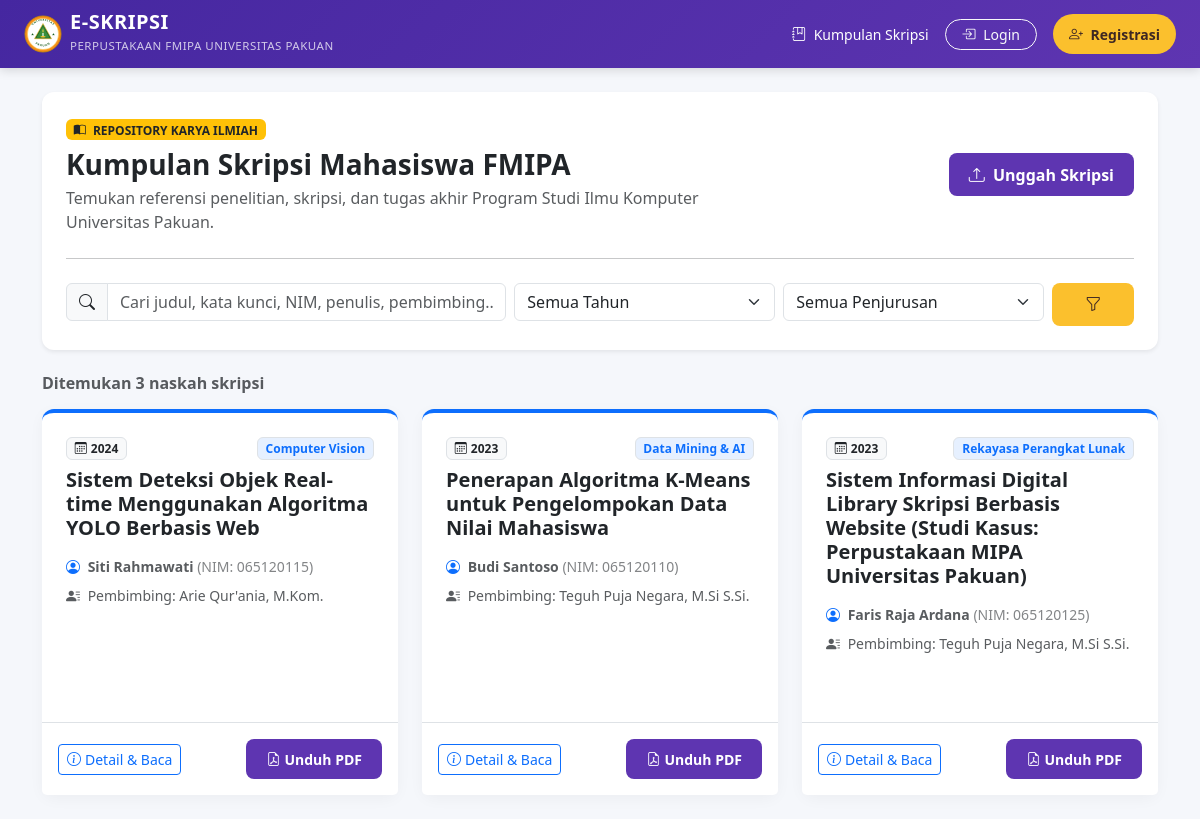
Page /index.php?page=kumpulan_skripsi on the committed database.
### tables this page shows
CREATE TABLE IF NOT EXISTS `skripsi` (
  `id` INT(11) NOT NULL AUTO_INCREMENT,
  `nim` VARCHAR(20) NOT NULL,
  `judul` VARCHAR(255) NOT NULL,
  `tahun` INT(11) NOT NULL,
  `dokumen` VARCHAR(255) NOT NULL,
  `format` VARCHAR(50) NOT NULL DEFAULT 'PDF Format',
  `penjurusan` VARCHAR(100) NOT NULL,
  `dosbing` VARCHAR(100) NOT NULL,
  `dosbing2` VARCHAR(100) NOT NULL,
  `id_mahasiswa` INT(11) NOT NULL,
  `id_prodi` INT(11) NOT NULL DEFAULT 1,
  `nilai` INT(11) NOT NULL DEFAULT 0,  
  `catatan_review` TEXT DEFAULT NULL,
  `created_at` TIMESTAMP NULL DEFAULT CURRENT_TIMESTAMP,
  PRIMARY KEY (`id`),
  KEY `fk_skripsi_mahasiswa` (`id_mahasiswa`)
);

CREATE TABLE IF NOT EXISTS `mahasiswa` (
  `id` INT(11) NOT NULL AUTO_INCREMENT,
  `nim` VARCHAR(20) NOT NULL UNIQUE,
  `nama` VARCHAR(255) NOT NULL,
  `jenis_kelamin` VARCHAR(30) NOT NULL,
  `tgl_lahir` DATE NOT NULL,
  `alamat` TEXT NOT NULL,
  `agama` VARCHAR(50) NOT NULL,
  `username` VARCHAR(100) NOT NULL UNIQUE,
  `password` VARCHAR(255) NOT NULL,
  `foto` VARCHAR(255) NOT NULL DEFAULT 'default.png',
  `akses` VARCHAR(100) NOT NULL DEFAULT 'mahasiswa',
  `id_prodi` INT(11) NOT NULL DEFAULT 1,
  `created_at` TIMESTAMP NULL DEFAULT CURRENT_TIMESTAMP,
  PRIMARY KEY (`id`)
);

### app/Controllers/LibraryController.php (called while the page is built, shortened)
<?php
require_once dirname(__DIR__, 2) . '/config/database.php';
require_once dirname(__DIR__) . '/Models/Skripsi.php';
class LibraryController {
    public function index() {
        $skripsiModel = new Skripsi();
        $q = trim($_GET['q'] ?? '');
        $tahun = !empty($_GET['tahun']) ? (int)$_GET['tahun'] : null;
        $penjurusan = !empty($_GET['penjurusan']) ? trim($_GET['penjurusan']) : null;
        $skripsiList = $skripsiModel->search($q, $tahun, $penjurusan);
        require_once dirname(__DIR__, 2) . '/views/library/index.php';
    }
}

### config/database.php (called while the page is built, shortened)
<?php
function getDB(): ?PDO {
    try {
        $dsn = "mysql:host=" . DB_HOST . ";port=" . DB_PORT . ";dbname=" . DB_NAME . ";charset=utf8mb4";
        $pdo = new PDO($dsn, DB_USER, DB_PASS, [
            PDO::ATTR_ERRMODE            => PDO::ERRMODE_EXCEPTION,
            PDO::ATTR_DEFAULT_FETCH_MODE => PDO::FETCH_ASSOC,
            PDO::ATTR_EMULATE_PREPARES   => false,
        ]);
        return $pdo;
    } catch (PDOException $e) {
        try {
            $rootDsn = "mysql:host=" . DB_HOST . ";port=" . DB_PORT . ";charset=utf8mb4";
            $rootPdo = new PDO($rootDsn, DB_USER, DB_PASS, [
                PDO::ATTR_ERRMODE => PDO::ERRMODE_EXCEPTION
            ]);
            $rootPdo->exec("CREATE DATABASE IF NOT EXISTS `" . DB_NAME . "` DEFAULT CHARACTER SET utf8mb4 COLLATE utf8mb4_unicode_ci;");
            $sqlFile = dirname(__DIR__) . '/database.sql';
            if (file_exists($sqlFile)) {
                $sqlContent = file_get_contents($sqlFile);
                $rootPdo->exec($sqlContent);
            }
            $pdo = new PDO($dsn, DB_USER, DB_PASS, [
                PDO::ATTR_ERRMODE            => PDO::ERRMODE_EXCEPTION,
                PDO::ATTR_DEFAULT_FETCH_MODE => PDO::FETCH_ASSOC,
            ]);
            return $pdo;
        } catch (PDOException $ex) {
            renderDbErrorScreen($ex->getMessage());
            exit;
        }
    }
}

### app/Models/Model.php (called while the page is built, shortened)
<?php
abstract class Model {
    public function __construct() {
        $this->db = getDB();
    }
}

### app/Models/Skripsi.php (called while the page is built, shortened)
<?php
require_once __DIR__ . '/Model.php';
class Skripsi extends Model {
    public function search(string $query = '', ?int $tahun = null, ?string $penjurusan = null): array {
        $sql = "
            SELECT s.*, m.nama AS nama_mahasiswa, p.nama_prodi
            FROM skripsi s
            LEFT JOIN mahasiswa m ON s.id_mahasiswa = m.id
            LEFT JOIN prodi p ON s.id_prodi = p.id
            WHERE 1=1
        ";
        $params = [];
        $sql .= " ORDER BY s.tahun DESC, s.id DESC";
        $stmt = $this->db->prepare($sql);
        $stmt->execute($params);
        return $stmt->fetchAll();
    }
}

### views/library/index.php (the view, shortened to what this page needs)
<?php
require_once dirname(__DIR__) . '/layouts/header.php';
$searchQuery = $_GET['q'] ?? '';
?>
<div class="container py-4">
    <div class="card card-custom bg-white border-0 shadow-sm p-4 mb-4">
        <div class="row align-items-center">
            <div class="col-md-8">
                <span class="badge bg-warning text-dark mb-2 fw-bold text-uppercase">
                    <i class="bi bi-book-half me-1"></i> Repository Karya Ilmiah
                </span>
                <h3 class="fw-bold text-dark mb-1">Kumpulan Skripsi Mahasiswa FMIPA</h3>
                <p class="text-muted mb-0">Temukan referensi penelitian, skripsi, dan tugas akhir Program Studi Ilmu Komputer Universitas Pakuan.</p>
            </div>
            <div class="col-md-4 text-md-end mt-3 mt-md-0">
                <a href="index.php?page=login" class="btn btn-unpak">
                    <i class="bi bi-upload me-1"></i> Unggah Skripsi
                </a>
            </div>
        </div>
        <hr class="my-4">
        <form method="GET" action="index.php" class="row g-2">
            <div class="col-md-5">
                <div class="input-group">
                    <span class="input-group-text bg-light"><i class="bi bi-search"></i></span>
                    <input type="text" name="q" class="form-control" placeholder="Cari judul, kata kunci, NIM, penulis, pembimbing..." value="<?= htmlspecialchars($searchQuery) ?>">
                </div>
            </div>
            <div class="col-md-3">
                <select name="tahun" class="form-select">
                    <option value="">Semua Tahun</option>
                </select>
            </div>
            <div class="col-md-3">
                <select name="penjurusan" class="form-select">
                    <option value="">Semua Penjurusan</option>
                </select>
            </div>
            <div class="col-md-1">
                <button type="submit" class="btn btn-gold w-100 fw-bold">
                    <i class="bi bi-funnel"></i>
                </button>
            </div>
        </form>
    </div>
    <div class="d-flex justify-content-between align-items-center mb-3">
        <h6 class="text-muted fw-bold mb-0">
            Ditemukan <?= count($skripsiList) ?> naskah skripsi
        </h6>
    </div>
    <?php if (empty($skripsiList)): ?>
        <div class="card card-custom text-center p-5">
            <i class="bi bi-search display-3 text-muted mb-3"></i>
            <h5 class="fw-bold">Tidak Ada Skripsi yang Sesuai</h5>
            <p class="text-muted">Coba ubah kata kunci pencarian atau reset filter tahun dan peminatan.</p>
            <div>
                <a href="index.php?page=kumpulan_skripsi" class="btn btn-outline-primary btn-sm">Reset Pencarian</a>
            </div>
        </div>
    <?php else: ?>
        <div class="row g-4">
            <?php foreach ($skripsiList as $s): ?>
            <div class="col-md-6 col-lg-4">
                <div class="card card-custom h-100 d-flex flex-column border-top border-4 border-primary">
                    <div class="card-body flex-grow-1">
                        <div class="d-flex justify-content-between align-items-center mb-2">
                            <span class="badge bg-light text-dark border">
                                <i class="bi bi-calendar3 me-1"></i><?= htmlspecialchars($s['tahun']) ?>
                            </span>
                            <span class="badge bg-primary bg-opacity-10 text-primary border">
                                <?= htmlspecialchars($s['penjurusan']) ?>
                            </span>
                        </div>
                        <h5 class="card-title fw-bold text-dark mb-3 line-clamp-2" style="min-height: 48px;">
                            <a href="index.php?page=skripsi_detail&id=<?= $s['id'] ?>" class="text-decoration-none text-dark hover-primary">
                                <?= htmlspecialchars($s['judul']) ?>
                            </a>
                        </h5>
                        <div class="small text-muted mb-2">
                            <i class="bi bi-person-circle me-1 text-primary"></i>
                            <strong><?= htmlspecialchars($s['nama_mahasiswa'] ?? 'Mahasiswa') ?></strong>
                            <span class="opacity-75">(NIM: <?= htmlspecialchars($s['nim']) ?>)</span>
                        </div>
                        <div class="small text-muted mb-3">
                            <i class="bi bi-person-lines-fill me-1"></i>
                            Pembimbing: <?= htmlspecialchars($s['dosbing']) ?>
                        </div>
                    </div>
                    <div class="card-footer bg-white border-top d-flex justify-content-between align-items-center py-3">
                        <a href="index.php?page=skripsi_detail&id=<?= $s['id'] ?>" class="btn btn-sm btn-outline-primary">
                            <i class="bi bi-info-circle me-1"></i>Detail & Baca
                        </a>
                        <a href="uploads/skripsi/<?= htmlspecialchars($s['dokumen']) ?>" target="_blank" class="btn btn-sm btn-unpak">
                            <i class="bi bi-file-earmark-pdf me-1"></i>Unduh PDF
                        </a>
                    </div>
                </div>
            </div>
            <?php endforeach; ?>
        </div>
    <?php endif; ?>
</div>
<?php require_once dirname(__DIR__) . '/layouts/footer.php'; ?>

### assets/css/custom.css (style rules this page uses)
:root { --unpak-purple: #5e35b1; --unpak-purple-dark: #4527a0; --unpak-purple-light: #7e57c2; --unpak-gold: #fbc02d; --unpak-gold-dark: #c49000; --unpak-dark: #1e1e2d; --unpak-sidebar: #242939; --unpak-bg: #f5f7fb; }
body { font-family: 'Segoe UI', system-ui, -apple-system, sans-serif; background-color: var(--unpak-bg); color: #333; min-height: 100vh; }
.card-custom { background: #fff; border-radius: 12px; border: none; box-shadow: 0 4px 15px rgba(0, 0, 0, 0.04); margin-bottom: 1.75rem; }
.card-custom .card-body { padding: 1.5rem; }
.btn-unpak { background: var(--unpak-purple); color: #fff; border: none; font-weight: 600; padding: 0.6rem 1.25rem; border-radius: 8px; transition: all 0.2s; }
.btn-gold { background: var(--unpak-gold); color: #3e2723; border: none; font-weight: 700; padding: 0.6rem 1.25rem; border-radius: 8px; transition: all 0.2s; }

### rows in the picture
skripsi: tahun "2024", penjurusan "Computer Vision", judul "Sistem Deteksi Objek Real-time Menggunakan Algoritma YOLO Berbasis Web", id_mahasiswa.nama "Siti Rahmawati", nim "065120115", dosbing "Arie Qur'ania, M.Kom."
skripsi: tahun "2023", penjurusan "Data Mining & AI", judul "Penerapan Algoritma K-Means untuk Pengelompokan Data Nilai Mahasiswa", id_mahasiswa.nama "Budi Santoso", nim "065120110", dosbing "Teguh Puja Negara, M.Si S.Si."
skripsi: tahun "2023", penjurusan "Rekayasa Perangkat Lunak", judul "Sistem Informasi Digital Library Skripsi Berbasis Website (Studi Kasus: Perpustakaan MIPA Universitas Pakuan)", id_mahasiswa.nama "Faris Raja Ardana", nim "065120125", dosbing "Teguh Puja Negara, M.Si S.Si."

### other values in the picture
count($skripsiList) "3"
